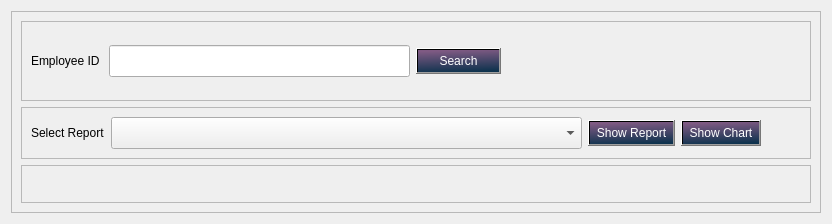
                  <widget class="QWidget" name="page_report">
                   <layout class="QHBoxLayout" name="horizontalLayout_13">
                    <item>
                     <widget class="QFrame" name="frame_2">
                      <property name="frameShape">
                       <enum>QFrame::StyledPanel</enum>
                      </property>
                      <property name="frameShadow">
                       <enum>QFrame::Raised</enum>
                      </property>
                      <layout class="QVBoxLayout" name="verticalLayout_17">
                       <item>
                        <widget class="QFrame" name="frame_3">
                         <property name="minimumSize">
                          <size>
                           <width>0</width>
                           <height>80</height>
                          </size>
                         </property>
                         <property name="maximumSize">
                          <size>
                           <width>16777215</width>
                           <height>80</height>
                          </size>
                         </property>
                         <property name="styleSheet">
                          <string notr="true">QPushButton{
	color: rgb(255, 255, 255);
	background-color: qlineargradient(spread:pad, x1:0.524118, y1:0, x2:0.671, y2:1, stop:0 #7f5a83, stop:1 #0d324d);
	padding: 5px 7px;

}
QPushButton:hover {
	background-color: rgb(44, 49, 60)
}
QPushButton:pressed {	
	background-color: rgb(248, 248, 248);
	color: rgb(6, 6, 6);
}
</string>
                         </property>
                         <property name="frameShape">
                          <enum>QFrame::StyledPanel</enum>
                         </property>
                         <property name="frameShadow">
                          <enum>QFrame::Raised</enum>
                         </property>
                         <layout class="QHBoxLayout" name="horizontalLayout_8">
                          <item>
                           <widget class="QLabel" name="label">
                            <property name="text">
                             <string>Employee ID </string>
                            </property>
                           </widget>
                          </item>
                          <item>
                           <widget class="QLineEdit" name="lineEdit_2">
                            <property name="minimumSize">
                             <size>
                              <width>100</width>
                              <height>32</height>
                             </size>
                            </property>
                           </widget>
                          </item>
                          <item>
                           <widget class="QPushButton" name="pushButton_6">
                            <property name="minimumSize">
                             <size>
                              <width>85</width>
                              <height>26</height>
                             </size>
                            </property>
                            <property name="text">
                             <string>Search</string>
                            </property>
                            <property name="icon">
                             <iconset>
                              <normaloff>../icons/16x16/cil-find-in-page.png</normaloff>../icons/16x16/cil-find-in-page.png</iconset>
                            </property>
                           </widget>
                          </item>
                          <item>
                           <spacer name="horizontalSpacer_5">
                            <property name="orientation">
                             <enum>Qt::Horizontal</enum>
                            </property>
                            <property name="sizeHint" stdset="0">
                             <size>
                              <width>40</width>
                              <height>20</height>
                             </size>
                            </property>
                           </spacer>
                          </item>
                         </layout>
                        </widget>
                       </item>
                       <item>
                        <widget class="QFrame" name="frame_5">
                         <property name="maximumSize">
                          <size>
                           <width>16777215</width>
                           <height>75</height>
                          </size>
                         </property>
                         <property name="styleSheet">
                          <string notr="true">QPushButton{
	color: rgb(255, 255, 255);
	background-color: qlineargradient(spread:pad, x1:0.524118, y1:0, x2:0.671, y2:1, stop:0 #7f5a83, stop:1 #0d324d);
	padding: 5px 7px;

}
QPushButton:hover {
	background-color: rgb(44, 49, 60)
}
QPushButton:pressed {	
	background-color: rgb(248, 248, 248);
	color: rgb(6, 6, 6);
}
</string>
                         </property>
                         <property name="frameShape">
                          <enum>QFrame::StyledPanel</enum>
                         </property>
                         <property name="frameShadow">
                          <enum>QFrame::Raised</enum>
                         </property>
                         <layout class="QHBoxLayout" name="horizontalLayout_12">
                          <item>
                           <widget class="QLabel" name="label_2">
                            <property name="text">
                             <string>Select Report</string>
                            </property>
                           </widget>
                          </item>
                          <item>
                           <widget class="QComboBox" name="comboBox_2">
                            <property name="minimumSize">
                             <size>
                              <width>471</width>
                              <height>32</height>
                             </size>
                            </property>
                           </widget>
                          </item>
                          <item>
                           <widget class="QPushButton" name="bt_report">
                            <property name="text">
                             <string>Show Report</string>
                            </property>
                            <property name="icon">
                             <iconset>
                              <normaloff>../icons/16x16/cil-paper-plane.png</normaloff>../icons/16x16/cil-paper-plane.png</iconset>
                            </property>
                           </widget>
                          </item>
                          <item>
                           <widget class="QPushButton" name="bt_report_2">
                            <property name="text">
                             <string>Show Chart</string>
                            </property>
                            <property name="icon">
                             <iconset>
                              <normaloff>../icons/16x16/cil-chart-line.png</normaloff>../icons/16x16/cil-chart-line.png</iconset>
                            </property>
                           </widget>
                          </item>
                          <item>
                           <spacer name="horizontalSpacer_7">
                            <property name="orientation">
                             <enum>Qt::Horizontal</enum>
                            </property>
                            <property name="sizeHint" stdset="0">
                             <size>
                              <width>40</width>
                              <height>20</height>
                             </size>
                            </property>
                           </spacer>
                          </item>
                         </layout>
                        </widget>
                       </item>
                       <item>
                        <widget class="QFrame" name="frame_4">
                         <property name="frameShape">
                          <enum>QFrame::StyledPanel</enum>
                         </property>
                         <property name="frameShadow">
                          <enum>QFrame::Raised</enum>
                         </property>
                         <layout class="QVBoxLayout" name="verticalLayout_18">
                          <item>
                           <widget class="QWidget" name="graph_widget" native="true">
                            <layout class="QVBoxLayout" name="verticalLayout_34"/>
                           </widget>
                          </item>
                         </layout>
                        </widget>
                       </item>
                      </layout>
                     </widget>
                    </item>
                   </layout>
                  </widget>
